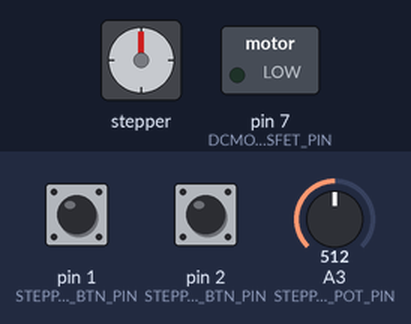
Simulated run of this sketch. Board: Arduino Uno, built with avr-gcc and run on an emulated ATmega328P. Parts: stepper motor, switched loads named in the sketch (green lamp = pin HIGH). Inputs (shaded band) come from the test bench; at power-on: pin 2 (STEPPER_L_BTN_PIN) HIGH, pin 1 (STEPPER_R_BTN_PIN) HIGH, A3 (STEPPER_POT_PIN) = 512. Stepper angles assume 200 steps per turn.

Above: at 1.2 s.
1.3 s: pin 2 (STEPPER_L_BTN_PIN) pulled LOW for 1 s
At 3.0 s:
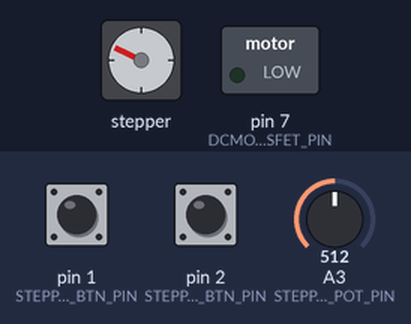
3.8 s: pin 1 (STEPPER_R_BTN_PIN) pulled LOW for 0.15 s
At 4.9 s:
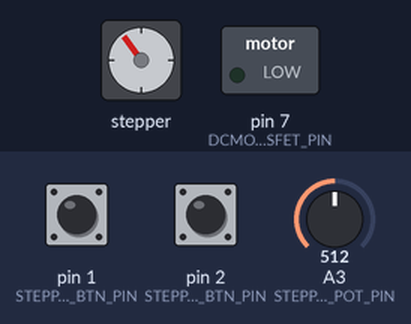
5.4 s: pin 1 (STEPPER_R_BTN_PIN) pulled LOW for 1 s
At 5.85 s:
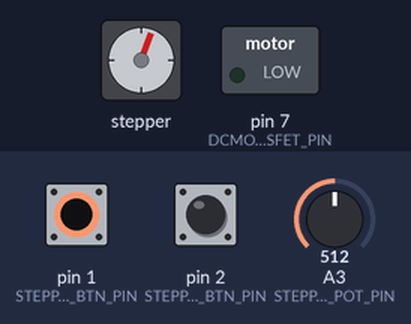
7.9 s: pin 2 (STEPPER_L_BTN_PIN) pulled LOW for 3.2 s
At 12.1 s:
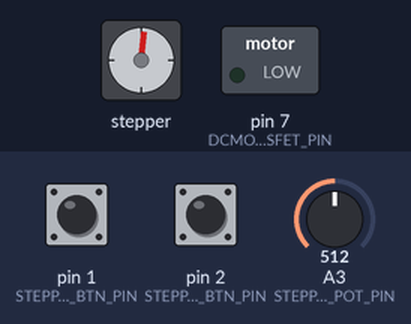
12.6 s: pin 1 (STEPPER_R_BTN_PIN) pulled LOW for 3.2 s
At 13.05 s:
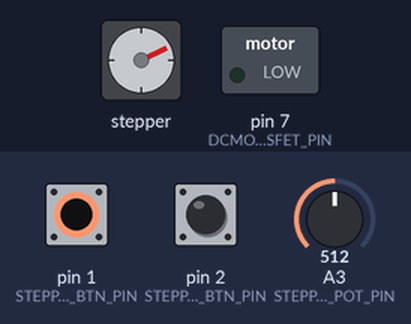
17.3 s: pin 1 (STEPPER_R_BTN_PIN) driven LOW and pin 2 (STEPPER_L_BTN_PIN) driven LOW
At 17.45 s:
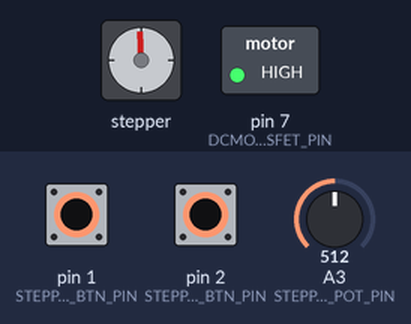
Timing chart, 0 to 24.5 s (numbered marks = the images above; inputs shaded):
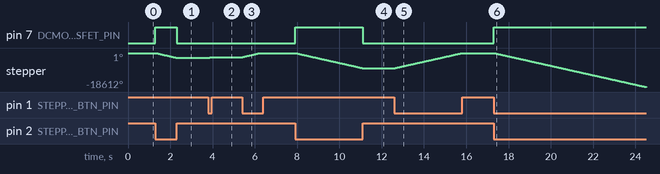

Measured:
- after the input at 1.3 s, pin 7 (DCMOTOR_MOSFET_PIN): LOW → HIGH at once, → LOW 1.0 s later; stepper: turns 2585° counter-clockwise in 1.0 s, starting at once
- after the input at 3.8 s, stepper: turns 389° clockwise in 0.15 s, starting at once
- after the input at 5.4 s, stepper: turns 2196° clockwise in 0.85 s, starting at once
- after the input at 7.9 s, pin 7 (DCMOTOR_MOSFET_PIN): LOW → HIGH at once, → LOW 3.2 s later; stepper: turns 8273° counter-clockwise in 3.2 s, starting at once
- after the input at 12.6 s, stepper: turns 8273° clockwise in 3.2 s, starting at once
- after the input at 17.3 s, pin 7 (DCMOTOR_MOSFET_PIN): LOW → HIGH at once; stepper: keeps turning counter-clockwise at about 2585°/s, starting at once

The sketch:

auto_pencil_sharpener.ino
```cpp
#include <Stepper.h>

#define motorInterfaceType 1


const int STEPPER_STEP_PIN = 5;
const int STEPPER_DIR_PIN = 4;

const int STEPPER_POT_PIN = A3;  // To control the speed of the stepper motor.

// To control the stepper motor left and right movement.
const int STEPPER_L_BTN_PIN = 2;
const int STEPPER_R_BTN_PIN = 1;

const int STEPPER_STEPS = 1;  // Stepper steps movement at a time.

const int DCMOTOR_MOSFET_PIN = 7;


Stepper stepper(200, STEPPER_DIR_PIN, STEPPER_STEP_PIN);


int stepperSpeed = 200;
int prevStepperSpeed = stepperSpeed;  // Previous stepper speed.

// Current position/step of the stepper motor, where 0 is all the way to the right.
int stepperCurrStep = 0;

// Start and end positions of the stepper motor, this is to ensure that the stepper motor stops before linear rail ends.
int stepperStartSteps = 0;
int stepperEndSteps = -26000;


void setup() {
    stepper.setSpeed(stepperSpeed);

    pinMode(STEPPER_L_BTN_PIN, INPUT_PULLUP);
    pinMode(STEPPER_R_BTN_PIN, INPUT_PULLUP);

    pinMode(DCMOTOR_MOSFET_PIN, OUTPUT);
}


void handleStepper() {
    getStepperSpeed();
    updateStepperSpeed(stepperSpeed);

    int stepperLBtn = digitalRead(STEPPER_L_BTN_PIN);
    int stepperRBtn = digitalRead(STEPPER_R_BTN_PIN);

    if(stepperLBtn == 0 && stepperCurrStep >= stepperEndSteps) {
        stepper.step(-STEPPER_STEPS);
        stepperCurrStep -= STEPPER_STEPS;
        handleDCMotor(1);
    } else if(stepperRBtn == 0 && stepperCurrStep < stepperStartSteps) {
        stepper.step(STEPPER_STEPS);
        stepperCurrStep += STEPPER_STEPS;
        handleDCMotor(0);
    } else {
        stepper.step(0);
        handleDCMotor(0);
    }
}


void getStepperSpeed() {
    int stepperPotVal = analogRead(STEPPER_POT_PIN) / 100;
    stepperSpeed = map(stepperPotVal, 0, 10, 50, 2000);
    stepperSpeed = stepperSpeed;
}


void updateStepperSpeed(int newStepperSpeed) {
    if(newStepperSpeed != prevStepperSpeed) {
        stepper.setSpeed(newStepperSpeed);
        prevStepperSpeed = newStepperSpeed;
    }
}


void handleDCMotor(bool dcMotorSpin) {
    digitalWrite(DCMOTOR_MOSFET_PIN, dcMotorSpin);
}


void loop() {
    handleStepper();
}
```
